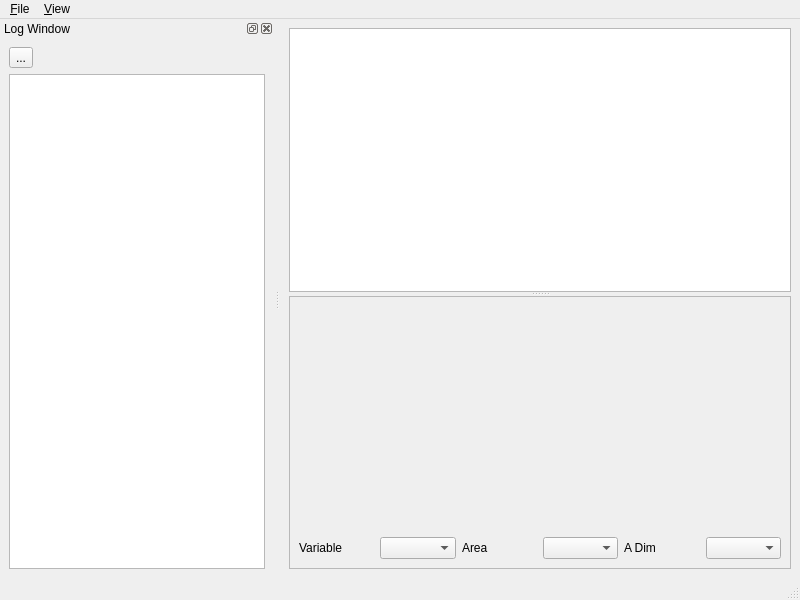
<?xml version="1.0" encoding="UTF-8"?>
<ui version="4.0">
 <class>TsEditorWindow</class>
 <widget class="QMainWindow" name="TsEditorWindow">
  <property name="geometry">
   <rect>
    <x>0</x>
    <y>0</y>
    <width>800</width>
    <height>600</height>
   </rect>
  </property>
  <property name="windowTitle">
   <string>Time Series Editor</string>
  </property>
  <widget class="QWidget" name="centralwidget">
   <layout class="QVBoxLayout" name="verticalLayout">
    <item>
     <widget class="QSplitter" name="splitter">
      <property name="orientation">
       <enum>Qt::Vertical</enum>
      </property>
      <widget class="QTableView" name="table"/>
      <widget class="QFrame" name="frame">
       <property name="frameShape">
        <enum>QFrame::StyledPanel</enum>
       </property>
       <property name="frameShadow">
        <enum>QFrame::Raised</enum>
       </property>
       <layout class="QVBoxLayout" name="verticalLayout_2">
        <item>
         <widget class="QCustomPlot" name="plot" native="true">
          <property name="minimumSize">
           <size>
            <width>0</width>
            <height>150</height>
           </size>
          </property>
         </widget>
        </item>
        <item>
         <layout class="QHBoxLayout" name="horizontalLayout">
          <item>
           <widget class="QLabel" name="label">
            <property name="text">
             <string>Variable</string>
            </property>
           </widget>
          </item>
          <item>
           <widget class="QComboBox" name="varSelect"/>
          </item>
          <item>
           <widget class="QLabel" name="label_2">
            <property name="text">
             <string>Area</string>
            </property>
           </widget>
          </item>
          <item>
           <widget class="QComboBox" name="areaSelect"/>
          </item>
          <item>
           <widget class="QLabel" name="label_3">
            <property name="text">
             <string>A Dim</string>
            </property>
           </widget>
          </item>
          <item>
           <widget class="QComboBox" name="adimSelect"/>
          </item>
         </layout>
        </item>
       </layout>
      </widget>
     </widget>
    </item>
   </layout>
  </widget>
  <widget class="QMenuBar" name="menubar">
   <property name="geometry">
    <rect>
     <x>0</x>
     <y>0</y>
     <width>800</width>
     <height>23</height>
    </rect>
   </property>
   <widget class="QMenu" name="menu_File">
    <property name="title">
     <string>&amp;File</string>
    </property>
    <addaction name="action_Open"/>
    <addaction name="action_Save"/>
    <addaction name="actionSelect_Output_dir"/>
    <addaction name="separator"/>
    <addaction name="actionQuit"/>
   </widget>
   <widget class="QMenu" name="menu_View">
    <property name="title">
     <string>&amp;View</string>
    </property>
    <addaction name="action_Log_Window"/>
   </widget>
   <addaction name="menu_File"/>
   <addaction name="menu_View"/>
  </widget>
  <widget class="QStatusBar" name="statusbar"/>
  <widget class="QDockWidget" name="dockLogWindow">
   <property name="windowIcon">
    <iconset resource="../qtgui/qtgui.qrc">
     <normaloff>:/icons/Rlogo.png</normaloff>:/icons/Rlogo.png</iconset>
   </property>
   <property name="windowTitle">
    <string>Log Window</string>
   </property>
   <attribute name="dockWidgetArea">
    <number>1</number>
   </attribute>
   <widget class="QWidget" name="dockWidgetContents">
    <layout class="QVBoxLayout" name="verticalLayout_3">
     <item>
      <layout class="QHBoxLayout" name="horizontalLayout_2">
       <item>
        <widget class="QToolButton" name="clearLog">
         <property name="text">
          <string>...</string>
         </property>
         <property name="icon">
          <iconset resource="../dteditor/dteditor.qrc">
           <normaloff>:/icons/remove.png</normaloff>:/icons/remove.png</iconset>
         </property>
        </widget>
       </item>
       <item>
        <spacer name="horizontalSpacer">
         <property name="orientation">
          <enum>Qt::Horizontal</enum>
         </property>
         <property name="sizeHint" stdset="0">
          <size>
           <width>40</width>
           <height>20</height>
          </size>
         </property>
        </spacer>
       </item>
      </layout>
     </item>
     <item>
      <widget class="QPlainTextEdit" name="logText"/>
     </item>
    </layout>
   </widget>
  </widget>
  <action name="action_Open">
   <property name="icon">
    <iconset resource="../dteditor/dteditor.qrc">
     <normaloff>:/icons/load.png</normaloff>:/icons/load.png</iconset>
   </property>
   <property name="text">
    <string>&amp;Open...</string>
   </property>
  </action>
  <action name="actionSelect_Output_dir">
   <property name="icon">
    <iconset resource="../qtgui/qtgui.qrc">
     <normaloff>:/icons/setup.png</normaloff>:/icons/setup.png</iconset>
   </property>
   <property name="text">
    <string>Generate &amp;outputs...</string>
   </property>
  </action>
  <action name="actionQuit">
   <property name="icon">
    <iconset resource="../dteditor/dteditor.qrc">
     <normaloff>:/icons/quit.png</normaloff>:/icons/quit.png</iconset>
   </property>
   <property name="text">
    <string>Quit</string>
   </property>
  </action>
  <action name="action_Log_Window">
   <property name="checkable">
    <bool>true</bool>
   </property>
   <property name="text">
    <string>&amp;Log Window</string>
   </property>
  </action>
  <action name="action_Save">
   <property name="icon">
    <iconset resource="../dteditor/dteditor.qrc">
     <normaloff>:/icons/save.png</normaloff>:/icons/save.png</iconset>
   </property>
   <property name="text">
    <string>&amp;Save...</string>
   </property>
  </action>
 </widget>
 <customwidgets>
  <customwidget>
   <class>QCustomPlot</class>
   <extends>QWidget</extends>
   <header>qcustomplot.h</header>
   <container>1</container>
  </customwidget>
 </customwidgets>
 <resources>
  <include location="../dteditor/dteditor.qrc"/>
  <include location="../qtgui/qtgui.qrc"/>
 </resources>
 <connections/>
</ui>
